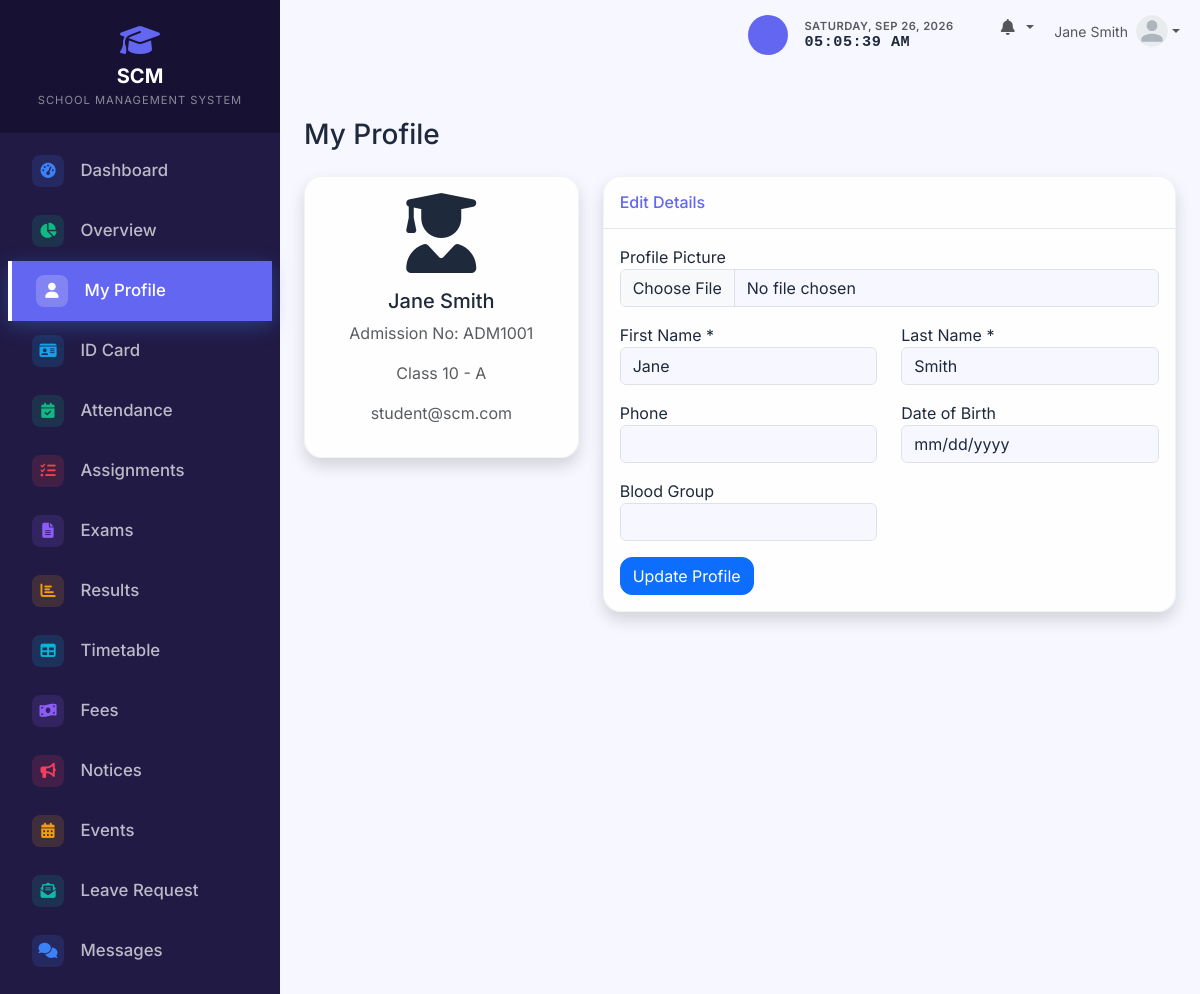
The page /student/profile.php (signed in) on the database its author committed.
### tables this page shows
CREATE TABLE IF NOT EXISTS settings (
    setting_key VARCHAR(50) PRIMARY KEY,
    setting_value TEXT
);

CREATE TABLE IF NOT EXISTS students (
    id INT AUTO_INCREMENT PRIMARY KEY,
    user_id INT NOT NULL,
    admission_no VARCHAR(20) NOT NULL UNIQUE,
    roll_number INT,
    first_name VARCHAR(50) NOT NULL,
    last_name VARCHAR(50) NOT NULL,
    gender ENUM('Male', 'Female', 'Other'),
    dob DATE,
    blood_group VARCHAR(10),
    phone VARCHAR(20),
    address TEXT,
    city VARCHAR(50),
    state VARCHAR(50),
    parent_name VARCHAR(100),
    parent_phone VARCHAR(20),
    class_id INT NOT NULL,
    section_id INT NOT NULL,
    admission_date DATE,
    profile_photo VARCHAR(255),
    status ENUM('active', 'inactive') DEFAULT 'active',
    created_at TIMESTAMP DEFAULT CURRENT_TIMESTAMP,
    updated_at TIMESTAMP DEFAULT CURRENT_TIMESTAMP ON UPDATE CURRENT_TIMESTAMP,
    FOREIGN KEY (user_id) REFERENCES users(id) ON DELETE CASCADE,
    FOREIGN KEY (class_id) REFERENCES classes(id) ON DELETE RESTRICT,
    FOREIGN KEY (section_id) REFERENCES sections(id) ON DELETE RESTRICT
);

CREATE TABLE IF NOT EXISTS classes (
    id INT AUTO_INCREMENT PRIMARY KEY,
    name VARCHAR(50) NOT NULL UNIQUE,
    created_at TIMESTAMP DEFAULT CURRENT_TIMESTAMP
);

CREATE TABLE IF NOT EXISTS sections (
    id INT AUTO_INCREMENT PRIMARY KEY,
    class_id INT NOT NULL,
    name VARCHAR(50) NOT NULL,
    created_at TIMESTAMP DEFAULT CURRENT_TIMESTAMP,
    FOREIGN KEY (class_id) REFERENCES classes(id) ON DELETE CASCADE,
    UNIQUE KEY unique_class_section (class_id, name)
);

CREATE TABLE IF NOT EXISTS users (
    id INT AUTO_INCREMENT PRIMARY KEY,
    username VARCHAR(50) NOT NULL UNIQUE,
    email VARCHAR(100) NOT NULL UNIQUE,
    password_hash VARCHAR(255) NOT NULL,
    role ENUM('admin', 'teacher', 'student') NOT NULL,
    status ENUM('active', 'inactive') DEFAULT 'active',
    created_at TIMESTAMP DEFAULT CURRENT_TIMESTAMP,
    updated_at TIMESTAMP DEFAULT CURRENT_TIMESTAMP ON UPDATE CURRENT_TIMESTAMP
);

### config/functions.php (called while the page is built, shortened)
<?php
function get_setting($pdo, $key, $default = '') {
    $stmt = $pdo->prepare("SELECT setting_value FROM settings WHERE setting_key = ?");
    $stmt->execute([$key]);
    $result = $stmt->fetch();
    return $result ? $result['setting_value'] : $default;
}
?>

### student/profile.php (the view, shortened to what this page needs)
<?php
require_once '../config/database.php';
require_once '../config/functions.php';
$user_id = $_SESSION['user_id'];
$stmt = $pdo->prepare("SELECT s.*, u.email, c.name as class_name, sec.name as section_name
                       FROM students s
                       JOIN users u ON s.user_id = u.id
                       LEFT JOIN classes c ON s.class_id = c.id
                       LEFT JOIN sections sec ON s.section_id = sec.id
                       WHERE s.user_id = ?");
$stmt->execute([$user_id]);
$student = $stmt->fetch();
include '../includes/header.php';
?>
<div class="d-sm-flex align-items-center justify-content-between mb-4">
    <h1 class="h3 mb-0 text-gray-800">My Profile</h1>
</div>
<div class="row">
    <div class="col-md-4">
        <div class="card shadow mb-4">
            <div class="card-body text-center">
                <?php if (!empty($student['profile_photo'])): ?>
                    <img src="<?= BASE_URL ?>/uploads/students/<?= htmlspecialchars($student['profile_photo']) ?>" class="img-profile rounded-circle mb-3 shadow" style="width: 120px; height: 120px; object-fit: cover; border: 3px solid #fff;">
                <?php else: ?>
                    <i class="fas fa-user-graduate fa-5x text-gray-300 mb-3"></i>
                <?php endif; ?>
                <h5 class="font-weight-bold"><?= htmlspecialchars($student['first_name'] . ' ' . $student['last_name']) ?></h5>
                <p class="text-muted">Admission No: <?= htmlspecialchars($student['admission_no']) ?></p>
                <p class="text-muted"><?= htmlspecialchars($student['class_name'] . ' - ' . $student['section_name']) ?></p>
                <p class="text-muted"><?= htmlspecialchars($student['email']) ?></p>
            </div>
        </div>
    </div>
    <div class="col-md-8">
        <div class="card shadow mb-4">
            <div class="card-header py-3">
                <h6 class="m-0 font-weight-bold text-primary">Edit Details</h6>
            </div>
            <div class="card-body">
                <form method="POST" action="" enctype="multipart/form-data">
                    <div class="row mb-3">
                        <div class="col-md-12">
                            <label>Profile Picture</label>
                            <input type="file" name="profile_photo" class="form-control" accept="image/*">
                        </div>
                    </div>
                    <div class="row mb-3">
                        <div class="col-md-6">
                            <label>First Name *</label>
                            <input type="text" name="first_name" class="form-control" value="<?= htmlspecialchars($student['first_name'] ?? '') ?>" required>
                        </div>
                        <div class="col-md-6">
                            <label>Last Name *</label>
                            <input type="text" name="last_name" class="form-control" value="<?= htmlspecialchars($student['last_name'] ?? '') ?>" required>
                        </div>
                    </div>
                    <div class="row mb-3">
                        <div class="col-md-6">
                            <label>Phone</label>
                            <input type="text" name="phone" class="form-control" value="<?= htmlspecialchars($student['phone'] ?? '') ?>">
                        </div>
                        <div class="col-md-6">
                            <label>Date of Birth</label>
                            <input type="date" class="form-control" value="<?= htmlspecialchars($student['dob'] ?? '') ?>" readonly>
                        </div>
                    </div>
                    <div class="row mb-3">
                        <div class="col-md-6">
                            <label>Blood Group</label>
                            <input type="text" class="form-control" value="<?= htmlspecialchars($student['blood_group'] ?? '') ?>" readonly>
                        </div>
                    </div>
                    <button type="submit" class="btn btn-primary">Update Profile</button>
                </form>
            </div>
        </div>
    </div>
</div>
<?php include '../includes/footer.php'; ?>

### includes/sidebar.php (shortened to what this page needs)
<?php
$current_page = $_SERVER['REQUEST_URI'];
$sidebar_school_name = get_setting($pdo, 'school_name', 'SCM - SCHOOL MANAGEMENT');
$name_parts = explode(' - ', $sidebar_school_name, 2);
$main_name = $name_parts[0];
$sub_name = isset($name_parts[1]) ? $name_parts[1] : '';
?>
<nav id="sidebar" class="text-white">
    <div class="sidebar-header p-4 text-center">
        <a href="<?= BASE_URL ?>/index.php" class="text-white text-decoration-none d-flex flex-column align-items-center">
            <i class="fas fa-graduation-cap fa-2x mb-2 text-primary"></i>
            <h5 class="mb-0 fw-bold tracking-wide"><?= htmlspecialchars($main_name) ?></h5>
            <?php if ($sub_name): ?>
            <small class="text-white-50 mt-1" style="font-size: 0.7rem; letter-spacing: 1px;"><?= htmlspecialchars(strtoupper($sub_name)) ?></small>
            <?php endif; ?>
        </a>
    </div>
    <ul class="list-unstyled components p-2">
        <?php if ($_SESSION['user_role'] === 'admin'): ?>
            <li class="<?= strpos($current_page, '/admin/dashboard.php') !== false ? 'active' : '' ?>">
                <a href="<?= BASE_URL ?>/admin/dashboard.php"><i class="fas fa-fw fa-tachometer-alt me-2"></i> Dashboard</a>
            </li>
            <li class="<?= strpos($current_page, '/admin/overview.php') !== false ? 'active' : '' ?>">
                <a href="<?= BASE_URL ?>/admin/overview.php"><i class="fas fa-fw fa-chart-pie me-2"></i> Overview</a>
            </li>
            <?php
                $is_users_active = strpos($current_page, '/admin/admins/') !== false || strpos($current_page, '/admin/roles/') !== false || strpos($current_page, '/admin/students/') !== false || strpos($current_page, '/admin/teachers/') !== false || strpos($current_page, '/admin/parents/') !== false;
            ?>
            <li class="<?= $is_users_active ? 'active' : '' ?>">
                <a href="#usersSubmenu" data-bs-toggle="collapse" aria-expanded="<?= $is_users_active ? 'true' : 'false' ?>" class="manage-users-btn <?= $is_users_active ? '' : 'collapsed' ?>" style="text-decoration: none;">
                    <i class="fas fa-fw fa-users-cog"></i>
                    <span>Manage Users</span>
                    <i class="fas fa-chevron-down dropdown-arrow"></i>
                </a>
                <ul class="collapse list-unstyled <?= $is_users_active ? 'show' : '' ?>" id="usersSubmenu" style="padding-left: 1.5rem;">
                    <li class="<?= strpos($current_page, '/admin/roles/') !== false ? 'active' : '' ?>"><a href="<?= BASE_URL ?>/admin/roles/"><i class="fas fa-fw fa-key me-2"></i> Roles & Permissions</a></li>
                    <li class="<?= strpos($current_page, '/admin/admins/') !== false ? 'active' : '' ?>"><a href="<?= BASE_URL ?>/admin/admins/"><i class="fas fa-fw fa-user-shield me-2"></i> Admins</a></li>
                    <li class="<?= strpos($current_page, '/admin/students/') !== false ? 'active' : '' ?>"><a href="<?= BASE_URL ?>/admin/students/" class="students-active"><i class="fas fa-fw fa-user-graduate me-2"></i> Students</a></li>
                    <li class="<?= strpos($current_page, '/admin/teachers/') !== false ? 'active' : '' ?>"><a href="<?= BASE_URL ?>/admin/teachers/"><i class="fas fa-fw fa-chalkboard-teacher me-2"></i> Teachers</a></li>
                    <li class="<?= strpos($current_page, '/admin/parents/') !== false ? 'active' : '' ?>"><a href="<?= BASE_URL ?>/admin/parents/"><i class="fas fa-fw fa-users me-2"></i> Parents</a></li>
                </ul>
            </li>
            <li class="<?= strpos($current_page, '/admin/classes/') !== false ? 'active' : '' ?>"><a href="<?= BASE_URL ?>/admin/classes/"><i class="fas fa-fw fa-chalkboard me-2"></i> Classes</a></li>
            <li class="<?= strpos($current_page, '/admin/sections/') !== false ? 'active' : '' ?>"><a href="<?= BASE_URL ?>/admin/sections/"><i class="fas fa-fw fa-layer-group me-2"></i> Sections</a></li>
            <li class="<?= strpos($current_page, '/admin/subjects/') !== false ? 'active' : '' ?>"><a href="<?= BASE_URL ?>/admin/subjects/"><i class="fas fa-fw fa-book me-2"></i> Subjects</a></li>
            <li class="<?= strpos($current_page, '/admin/attendance/') !== false ? 'active' : '' ?>"><a href="<?= BASE_URL ?>/admin/attendance/"><i class="fas fa-fw fa-calendar-check me-2"></i> Attendance</a></li>
            <li class="<?= strpos($current_page, '/admin/exams/') !== false ? 'active' : '' ?>"><a href="<?= BASE_URL ?>/admin/exams/"><i class="fas fa-fw fa-file-alt me-2"></i> Exams</a></li>
            <li class="<?= strpos($current_page, '/admin/results/') !== false ? 'active' : '' ?>"><a href="<?= BASE_URL ?>/admin/results/"><i class="fas fa-fw fa-chart-bar me-2"></i> Results</a></li>
            <li class="<?= strpos($current_page, '/admin/assignments/') !== false ? 'active' : '' ?>"><a href="<?= BASE_URL ?>/admin/assignments/"><i class="fas fa-fw fa-tasks me-2"></i> Assignments</a></li>
            <li class="<?= strpos($current_page, '/admin/timetable/') !== false ? 'active' : '' ?>"><a href="<?= BASE_URL ?>/admin/timetable/"><i class="fas fa-fw fa-table me-2"></i> Timetable</a></li>
            <li class="<?= strpos($current_page, '/admin/fees/') !== false ? 'active' : '' ?>"><a href="<?= BASE_URL ?>/admin/fees/"><i class="fas fa-fw fa-money-bill-wave me-2"></i> Fees</a></li>
            <li class="<?= strpos($current_page, '/admin/notices/') !== false ? 'active' : '' ?>"><a href="<?= BASE_URL ?>/admin/notices/"><i class="fas fa-fw fa-bullhorn me-2"></i> Notices</a></li>
            <li class="<?= strpos($current_page, '/admin/events/') !== false ? 'active' : '' ?>"><a href="<?= BASE_URL ?>/admin/events/"><i class="fas fa-fw fa-calendar-alt me-2"></i> Events</a></li>
            <li class="<?= strpos($current_page, '/admin/leaves/') !== false ? 'active' : '' ?>"><a href="<?= BASE_URL ?>/admin/leaves/"><i class="fas fa-fw fa-envelope-open-text me-2"></i> Leave Mgt</a></li>
            <li class="<?= strpos($current_page, '/admin/messages/') !== false ? 'active' : '' ?>"><a href="<?= BASE_URL ?>/admin/messages/"><i class="fas fa-fw fa-comments me-2"></i> Messages</a></li>
            <li class="<?= strpos($current_page, '/admin/reports/') !== false ? 'active' : '' ?>"><a href="<?= BASE_URL ?>/admin/reports/"><i class="fas fa-fw fa-chart-pie me-2"></i> Reports</a></li>
            <li class="<?= strpos($current_page, '/admin/settings/') !== false ? 'active' : '' ?>"><a href="<?= BASE_URL ?>/admin/settings/"><i class="fas fa-fw fa-cogs me-2"></i> Settings</a></li>
        <?php elseif ($_SESSION['user_role'] === 'student'): ?>
            <li class="<?= strpos($current_page, '/student/dashboard.php') !== false ? 'active' : '' ?>">
                <a href="<?= BASE_URL ?>/student/dashboard.php"><i class="fas fa-fw fa-tachometer-alt me-2"></i> Dashboard</a>
            </li>
            <li class="<?= strpos($current_page, '/student/overview.php') !== false ? 'active' : '' ?>">
                <a href="<?= BASE_URL ?>/student/overview.php"><i class="fas fa-fw fa-chart-pie me-2"></i> Overview</a>
            </li>
            <li class="<?= strpos($current_page, '/student/profile.php') !== false ? 'active' : '' ?>"><a href="<?= BASE_URL ?>/student/profile.php"><i class="fas fa-fw fa-user me-2"></i> My Profile</a></li>
            <li class="<?= strpos($current_page, '/student/id_card.php') !== false ? 'active' : '' ?>"><a href="<?= BASE_URL ?>/student/id_card.php"><i class="fas fa-fw fa-id-card me-2"></i> ID Card</a></li>
            <li class="<?= strpos($current_page, '/student/attendance.php') !== false ? 'active' : '' ?>"><a href="<?= BASE_URL ?>/student/attendance.php"><i class="fas fa-fw fa-calendar-check me-2"></i> Attendance</a></li>
            <li class="<?= strpos($current_page, '/student/assignments.php') !== false ? 'active' : '' ?>"><a href="<?= BASE_URL ?>/student/assignments.php"><i class="fas fa-fw fa-tasks me-2"></i> Assignments</a></li>
            <li class="<?= strpos($current_page, '/student/exams.php') !== false ? 'active' : '' ?>"><a href="<?= BASE_URL ?>/student/exams.php"><i class="fas fa-fw fa-file-alt me-2"></i> Exams</a></li>
            <li class="<?= strpos($current_page, '/student/results.php') !== false ? 'active' : '' ?>"><a href="<?= BASE_URL ?>/student/results.php"><i class="fas fa-fw fa-chart-bar me-2"></i> Results</a></li>
            <li class="<?= strpos($current_page, '/student/timetable.php') !== false ? 'active' : '' ?>"><a href="<?= BASE_URL ?>/student/timetable.php"><i class="fas fa-fw fa-table me-2"></i> Timetable</a></li>
            <li class="<?= strpos($current_page, '/student/fees.php') !== false ? 'active' : '' ?>"><a href="<?= BASE_URL ?>/student/fees.php"><i class="fas fa-fw fa-money-bill-wave me-2"></i> Fees</a></li>
            <li class="<?= strpos($current_page, '/student/notices.php') !== false ? 'active' : '' ?>"><a href="<?= BASE_URL ?>/student/notices.php"><i class="fas fa-fw fa-bullhorn me-2"></i> Notices</a></li>
            <li class="<?= strpos($current_page, '/student/events.php') !== false ? 'active' : '' ?>"><a href="<?= BASE_URL ?>/student/events.php"><i class="fas fa-fw fa-calendar-alt me-2"></i> Events</a></li>
            <li class="<?= strpos($current_page, '/student/leaves.php') !== false ? 'active' : '' ?>"><a href="<?= BASE_URL ?>/student/leaves.php"><i class="fas fa-fw fa-envelope-open-text me-2"></i> Leave Request</a></li>
            <li class="<?= strpos($current_page, '/student/messages.php') !== false ? 'active' : '' ?>"><a href="<?= BASE_URL ?>/student/messages.php"><i class="fas fa-fw fa-comments me-2"></i> Messages</a></li>
        <?php endif; ?>
    </ul>
</nav>

### rows shown on the page
settings: setting_value "SCM", setting_value "SCHOOL MANAGEMENT SYSTEM"
students: first_name+last_name "Jane Smith", admission_no "ADM1001", class.name "Class 10 - A", user.email "student@scm.com", first_name "Jane", last_name "Smith"

### other values the page prints
$_SESSION['name'] "Jane Smith"
